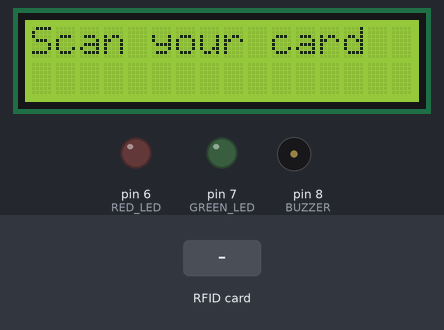
A sketch run on a simulated Arduino Uno, built with avr-gcc and run on an emulated ATmega328P. Shown: 16×2 character LCD, output pins drawn as LEDs (lit = HIGH), buzzer (waves = sounding). The inputs (shaded band) are chosen by the test bench. Pins used as bus, display or sensor lines are not drawn; what the sketch prints to the serial monitor is not drawn.

Above: at 3.3 s.
3.4 s: RFID card 56 F3 91 26 held to the reader
At 4.9 s:
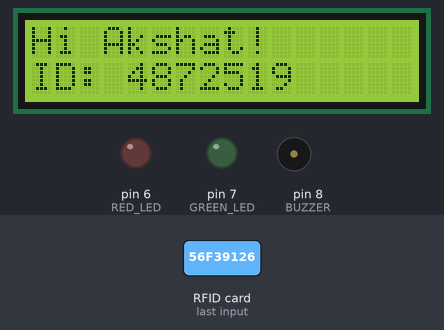
6.4 s: RFID card 5E 7A 19 C4 held to the reader
At 8.6 s:
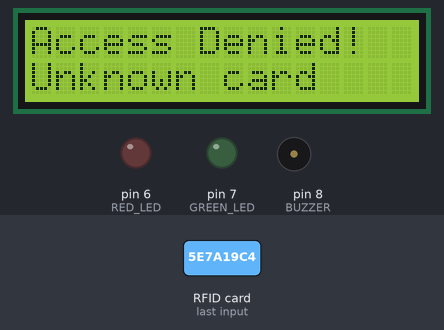
9.4 s: RFID card F6 F6 9D 26 held to the reader
At 11.6 s:
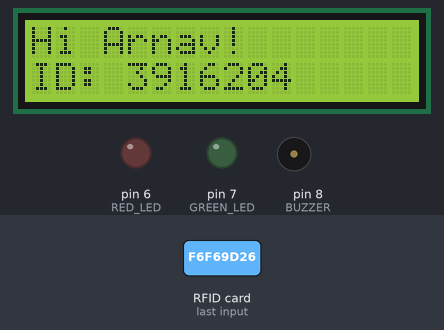
12.4 s: RFID card 66 57 0C 26 held to the reader
At 14.2 s:
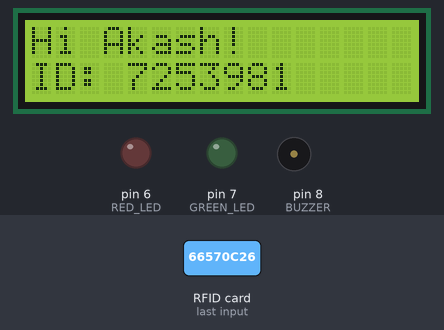
15.4 s: RFID card 56 F3 91 26 held to the reader
At 16.5 s:
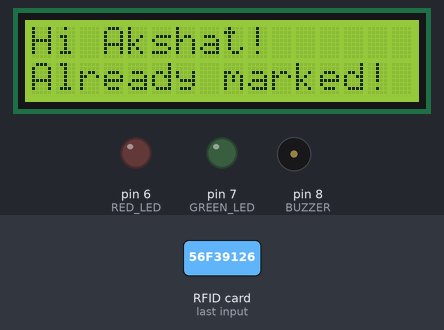
18.4 s: RFID card F6 F6 9D 26 held to the reader
At 19.6 s:
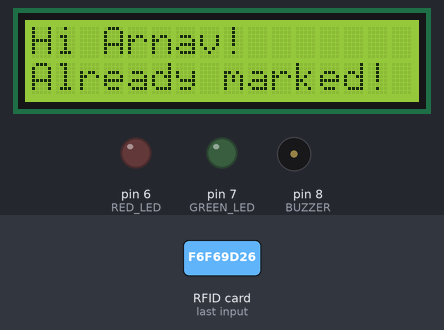
Timing chart, 0 to 21.4 s (numbered marks = the images above; inputs shaded):
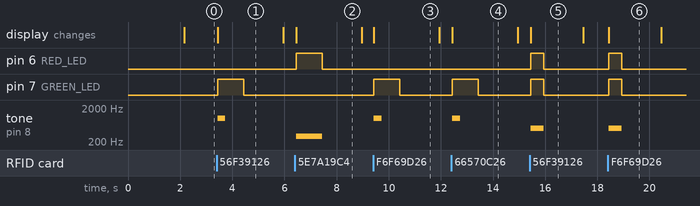

Measured:
- after the input at 3.4 s, pin 7 (GREEN_LED): LOW → HIGH at once, → LOW 1.0 s later; tone on pin 8 (BUZZER): silent → 1000 Hz at once, → silent 0.30 s later; the display: changes at once (image 1)
- after the input at 6.4 s, pin 6 (RED_LED): LOW → HIGH after 0.05 s, → LOW 1.0 s later; tone on pin 8 (BUZZER): silent → 300 Hz after 0.05 s, → silent 1.0 s later; the display: changes after 0.05 s (image 2)
- after the input at 9.4 s, pin 7 (GREEN_LED): LOW → HIGH at once, → LOW 1.0 s later; tone on pin 8 (BUZZER): silent → 1000 Hz at once, → silent 0.30 s later; the display: changes at once (image 3)
- after the input at 12.4 s, pin 7 (GREEN_LED): LOW → HIGH at once, → LOW 1.0 s later; tone on pin 8 (BUZZER): silent → 1000 Hz at once, → silent 0.30 s later; the display: changes at once (image 4)
- after the input at 15.4 s, pin 6 (RED_LED), pin 7 (GREEN_LED): LOW → HIGH after 0.05 s, → LOW 0.50 s later; tone on pin 8 (BUZZER): silent → 500 Hz after 0.05 s, → silent 0.50 s later; the display: changes after 0.05 s (image 5)
- after the input at 18.4 s, pin 6 (RED_LED), pin 7 (GREEN_LED): LOW → HIGH at once, → LOW 0.50 s later; tone on pin 8 (BUZZER): silent → 500 Hz at once, → silent 0.50 s later; the display: changes at once (image 6)
- what the display in image 1 shows lasts 2.6 s, from 3.4 s to 6.0 s

The sketch:

rfid_attendance.ino
```cpp
#include <Wire.h>
#include <LiquidCrystal_I2C.h>
#include <SPI.h>
#include <MFRC522.h>

#define RST_PIN 9
#define SS_PIN 10
#define GREEN_LED 7
#define RED_LED 6
#define BUZZER 8

LiquidCrystal_I2C lcd(0x27, 16, 2);
MFRC522 rfid(SS_PIN, RST_PIN);

byte registeredUIDs[3][4] = {
  {0x56, 0xF3, 0x91, 0x26}, // Akshat
  {0xF6, 0xF6, 0x9D, 0x26}, // Arnav
  {0x66, 0x57, 0x0C, 0x26}  // Akash
};

String names[3]     = {"Akshat", "Arnav", "Akash"};
String idNumbers[3] = {"4872519", "3916204", "7253981"};
bool attended[3]    = {false, false, false};

void setup() {
  Serial.begin(9600);
  SPI.begin();
  rfid.PCD_Init();

  pinMode(GREEN_LED, OUTPUT);
  pinMode(RED_LED, OUTPUT);
  pinMode(BUZZER, OUTPUT);

  lcd.init();
  lcd.backlight();
  lcd.setCursor(0, 0);
  lcd.print("Attendance");
  lcd.setCursor(0, 1);
  lcd.print("System Ready!");
  delay(2000);

  lcd.clear();
  lcd.setCursor(0, 0);
  lcd.print("Scan your card");

  Serial.println("=== Attendance System Ready ===");
}

int getStudentIndex(byte *uid) {
  for (int i = 0; i < 3; i++) {
    bool match = true;
    for (int j = 0; j < 4; j++) {
      if (uid[j] != registeredUIDs[i][j]) {
        match = false;
        break;
      }
    }
    if (match) return i;
  }
  return -1;
}

void loop() {
  if (!rfid.PICC_IsNewCardPresent()) return;
  if (!rfid.PICC_ReadCardSerial()) return;

  int index = getStudentIndex(rfid.uid.uidByte);

  lcd.clear();

  if (index != -1) {
    if (!attended[index]) {
      attended[index] = true;

      lcd.setCursor(0, 0);
      lcd.print("Hi " + names[index] + "!");
      lcd.setCursor(0, 1);
      lcd.print("ID: " + idNumbers[index]);

      digitalWrite(GREEN_LED, HIGH);
      tone(BUZZER, 1000);
      delay(300);
      noTone(BUZZER);
      delay(700);
      digitalWrite(GREEN_LED, LOW);

      Serial.print("PRESENT: ");
      Serial.println(names[index]);

    } else {
      lcd.setCursor(0, 0);
      lcd.print("Hi " + names[index] + "!");
      lcd.setCursor(0, 1);
      lcd.print("Already marked!");

      digitalWrite(GREEN_LED, HIGH);
      digitalWrite(RED_LED, HIGH);
      tone(BUZZER, 500);
      delay(500);
      noTone(BUZZER);
      digitalWrite(GREEN_LED, LOW);
      digitalWrite(RED_LED, LOW);

      Serial.print("ALREADY MARKED: ");
      Serial.println(names[index]);
    }

  } else {
    lcd.setCursor(0, 0);
    lcd.print("Access Denied!");
    lcd.setCursor(0, 1);
    lcd.print("Unknown card");

    digitalWrite(RED_LED, HIGH);
    tone(BUZZER, 300);
    delay(1000);
    noTone(BUZZER);
    digitalWrite(RED_LED, LOW);

    Serial.println("DENIED: Unknown card");
  }

  delay(1500);
  lcd.clear();
  lcd.setCursor(0, 0);
  lcd.print("Scan your card");

  Serial.println("--- Attendance Log ---");
  for (int i = 0; i < 3; i++) {
    Serial.print(names[i]);
    Serial.print(" (");
    Serial.print(idNumbers[i]);
    Serial.print("): ");
    Serial.println(attended[i] ? "Present" : "Absent");
  }
  Serial.println("----------------------");

  rfid.PICC_HaltA();
}
```
